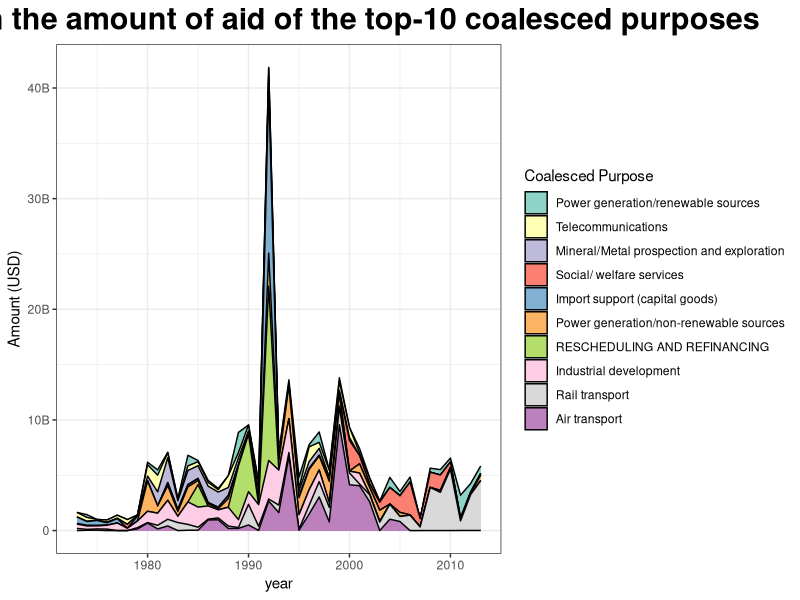

The R script that drew this image:
## ---- chunk 1
library(dplyr)
library(tidyr)
library(ggplot2)
library(scales)
library(gridExtra)
## ---- chunk 2
df <- read.csv("aiddata_reduced.csv")
## ---- chunk 3
# convert to long format
df_long <-
  df %>%
  pivot_longer(
    cols = c("donor", "recipient"),
    names_to = "role",
    values_to = "country"
  )
# sum across records within each year
df_long <-
  df_long %>%
  group_by(country, year, role) %>%
  summarise(
    sum_amount = sum(commitment_amount_usd_constant)
  )
## ---- chunk 4
df_role_each_country <-
  df_long %>%
  group_by(country) %>%
  summarise(
    n_donate = sum(role == "donor"),
    n_receive = sum(role == "recipient")
  ) %>%
  mutate(country_role = case_when(
    (n_donate > 0 & n_receive == 0) ~ "donor_only",
    (n_donate == 0 & n_receive > 0) ~ "recipient_only",
    (n_donate > 0 & n_receive > 0) ~ "donor_and_recipient"
  ))

# attach to the long data
df_long <-
  df_long %>%
  left_join(df_role_each_country %>%
    select(country, country_role), by = "country")
## ---- chunk 5
df_lm_each_country <-
  df_long %>%
  group_by(country) %>%
  do({
    mod <- lm(log10(sum_amount) ~ year, data = .)
    data.frame(
      Intercept = coef(mod)[1],
      Slope = coef(mod)[2]
    )
  })

country_order_by_slope <-
  df_lm_each_country %>%
  arrange(desc(Slope)) %>%
  pull(country)

# attach to the long data
df_long <-
  df_long %>%
  left_join(df_lm_each_country %>%
    select(country, lm_slope = Slope), by = "country")

# factorize the country
df_long <-
  df_long %>%
  mutate(country = factor(country, levels = country_order_by_slope))
## ---- chunk 6
# a) How does the amount donated vs. amount received change over time for each country?
# a-1) donor-only country
COLOR_DONOR <- "#619CFF"
g_donor <-
  df_long %>%
  filter(country_role == "donor_only") %>%
  ggplot(aes(x = year, y = sum_amount)) +
  geom_line(color = COLOR_DONOR) +
  geom_point(color = COLOR_DONOR) +
  geom_smooth(method = "lm", formula = y ~ x, color = "black", se = FALSE) +
  facet_wrap(. ~ country, scales = "free") +
  scale_y_continuous(
    trans = log10_trans(),
    breaks = c(10^c(3:10)),
    labels = c(
      "1K", "10K", "100K",
      "1M", "10M", "100M",
      "1B", "10B"
    ),
    # breaks = trans_breaks("log10", function(x) 10^x,n = 7),
    # labels = trans_format("log10", math_format(10^.x)),
    limits = c(
      min(df_long$sum_amount),
      max(df_long$sum_amount)
    )
  ) +
  scale_x_continuous(
    limits = c(
      min(df_long$year),
      max(df_long$year)
    )
  ) +
  labs(
    x = "year", y = "Amount (USD)",
    title = 'Countries that are donors (without reception records) in the "Reduced Dataset"'
  ) +
  theme_bw() +
  theme(
    panel.grid.minor = element_line(size = 0.2),
    panel.grid.major = element_line(size = 0.5),
    panel.grid.minor.y = element_blank(),
    plot.title = element_text(
      size = 22, hjust = 0.5, color = "#002f80", face = "bold"
    )
  )

# a-2) reception-only country
COLOR_RECIPIENT <- "#F8766D"
g_recipeint <-
  df_long %>%
  filter(country_role == "recipient_only") %>%
  ggplot(aes(x = year, y = sum_amount)) +
  geom_line(color = COLOR_RECIPIENT) +
  geom_point(color = COLOR_RECIPIENT) +
  geom_smooth(method = "lm", formula = y ~ x, color = "black", se = FALSE) +
  facet_wrap(. ~ country, scales = "free") +
  scale_y_continuous(
    trans = log10_trans(),
    # breaks = trans_breaks("log10", function(x) 10^x,n = 7),
    # labels = trans_format("log10", math_format(10^.x)),
    breaks = c(10^c(3:10)),
    labels = c(
      "1K", "10K", "100K",
      "1M", "10M", "100M",
      "1B", "10B"
    ),
    limits = c(
      min(df_long$sum_amount),
      max(df_long$sum_amount)
    )
  ) +
  scale_x_continuous(
    limits = c(
      min(df_long$year),
      max(df_long$year)
    )
  ) +
  labs(
    x = "year", y = "Amount (USD)",
    title = 'Countries that are recipients (without donation records) in the "Reduced Dataset"'
  ) +
  theme_bw() +
  theme(
    panel.grid.minor = element_line(size = 0.2),
    panel.grid.major = element_line(size = 0.5),
    panel.grid.minor.y = element_blank(),
    plot.title = element_text(
      size = 22, hjust = 0.5, color = "#610b05", face = "bold"
    )
  )
## ---- chunk 7
# grid.arrange(g_donor, g_recipeint, ncol = 1)
g <- arrangeGrob(g_donor, g_recipeint, ncol = 1, nrow = 2)
ggsave(
  filename = "1_raw.pdf", plot = g,
  width = 6.65, height = 7.25, scale = 2
)
## ---- chunk 8
df <- read.csv("aiddata_reduced.csv")

df_long <-
  df %>%
  pivot_longer(
    cols = c("donor", "recipient"),
    names_to = "role",
    values_to = "country"
  )

df_purpose_by_year <-
  df_long %>%
  group_by(coalesced_purpose_name, year) %>%
  summarise(
    sum_amount = sum(commitment_amount_usd_constant)
  )
# fill the missing values
# - https://stackoverflow.com/questions/55398452/geom-area-produces-blank-areas-between-layers
df_purpose_by_year <-
  df_purpose_by_year %>%
  ungroup() %>%
  complete(coalesced_purpose_name, year) %>%
  mutate(sum_amount = ifelse(is.na(sum_amount),
    yes = 0, no = sum_amount
  ))
# get the order of the purpose by sum
# - used for converting purpose into factor
purpose_order_by_sum <-
  df_long %>%
  group_by(coalesced_purpose_name) %>%
  summarise(
    sum_amount = sum(commitment_amount_usd_constant)
  ) %>%
  arrange(desc(sum_amount)) %>%
  pull(coalesced_purpose_name)

df_purpose_by_year <-
  df_purpose_by_year %>%
  mutate(
    coalesced_purpose_name = factor(coalesced_purpose_name,
      levels = purpose_order_by_sum
    )
  )
## ---- chunk 9
g_q2 <-
  df_purpose_by_year %>%
  mutate(
    coalesced_purpose_name = factor(coalesced_purpose_name,
      levels = rev(purpose_order_by_sum)
    )
  ) %>%
  ggplot(aes(x = year, y = sum_amount, fill = coalesced_purpose_name)) +
  geom_area(color = "black") +
  # scale_fill_discrete("Coalesced Purpose")+
  scale_fill_brewer("Coalesced Purpose", palette = "Set3") +
  scale_y_continuous(
    breaks = c(0:4) * 10^10,
    labels = c("0", "10B", "20B", "30B", "40B")
  ) +
  # geom_line(color="black")+
  labs(
    x = "year", y = "Amount (USD)",
    title = "The change in the amount of aid of the top-10 coalesced purposes"
  ) +
  theme_bw() +
  theme(
    plot.title =
      element_text(hjust = 0.5,size = 22,face = "bold")
  )
ggsave(
  filename = "2_raw.pdf", plot = g_q2,
  width = 6.65, height = 7.25, scale = 2
)
## ---- chunk 10

